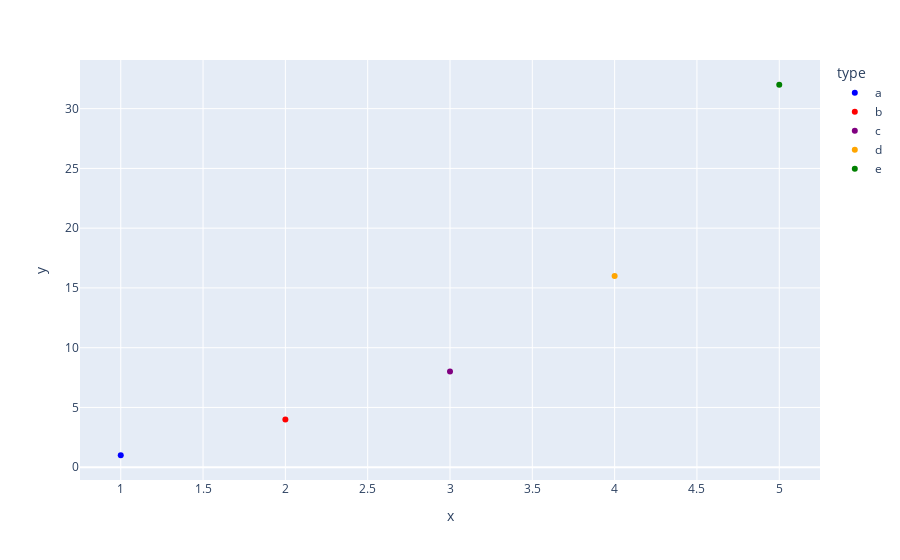

Notebook code cell kept with this figure:
### Markdown cell above
This is a demo of the plotly express library

### Code cell
color_discrete_map = {'a': 'blue', 'b': 'red', 'c': 'purple',
                     'd':'orange','e':'green'}

fig = px.scatter(df,x='x',y='y',color=df['type'],hover_data=['type'],
           color_discrete_map=color_discrete_map)
fig.show()

### Figure 1 — Plotly figure (JSON) as saved in the notebook; plotly's stock layout.template omitted (floating-point values rounded to 4 significant figures)
{"data": [{"customdata": [["a"]], "hovertemplate": "type=%{customdata[0]}<br>x=%{x}<br>y=%{y}<extra></extra>", "legendgroup": "a", "marker": {"color": "blue", "symbol": "circle"}, "mode": "markers", "name": "a", "orientation": "v", "showlegend": true, "type": "scatter", "x": [1], "xaxis": "x", "y": [1], "yaxis": "y"}, {"customdata": [["b"]], "hovertemplate": "type=%{customdata[0]}<br>x=%{x}<br>y=%{y}<extra></extra>", "legendgroup": "b", "marker": {"color": "red", "symbol": "circle"}, "mode": "markers", "name": "b", "orientation": "v", "showlegend": true, "type": "scatter", "x": [2], "xaxis": "x", "y": [4], "yaxis": "y"}, {"customdata": [["c"]], "hovertemplate": "type=%{customdata[0]}<br>x=%{x}<br>y=%{y}<extra></extra>", "legendgroup": "c", "marker": {"color": "purple", "symbol": "circle"}, "mode": "markers", "name": "c", "orientation": "v", "showlegend": true, "type": "scatter", "x": [3], "xaxis": "x", "y": [8], "yaxis": "y"}, {"customdata": [["d"]], "hovertemplate": "type=%{customdata[0]}<br>x=%{x}<br>y=%{y}<extra></extra>", "legendgroup": "d", "marker": {"color": "orange", "symbol": "circle"}, "mode": "markers", "name": "d", "orientation": "v", "showlegend": true, "type": "scatter", "x": [4], "xaxis": "x", "y": [16], "yaxis": "y"}, {"customdata": [["e"]], "hovertemplate": "type=%{customdata[0]}<br>x=%{x}<br>y=%{y}<extra></extra>", "legendgroup": "e", "marker": {"color": "green", "symbol": "circle"}, "mode": "markers", "name": "e", "orientation": "v", "showlegend": true, "type": "scatter", "x": [5], "xaxis": "x", "y": [32], "yaxis": "y"}], "layout": {"legend": {"title": {"text": "type"}, "tracegroupgap": 0}, "margin": {"t": 60}, "xaxis": {"anchor": "y", "domain": [0, 1], "title": {"text": "x"}}, "yaxis": {"anchor": "x", "domain": [0, 1], "title": {"text": "y"}}}}
